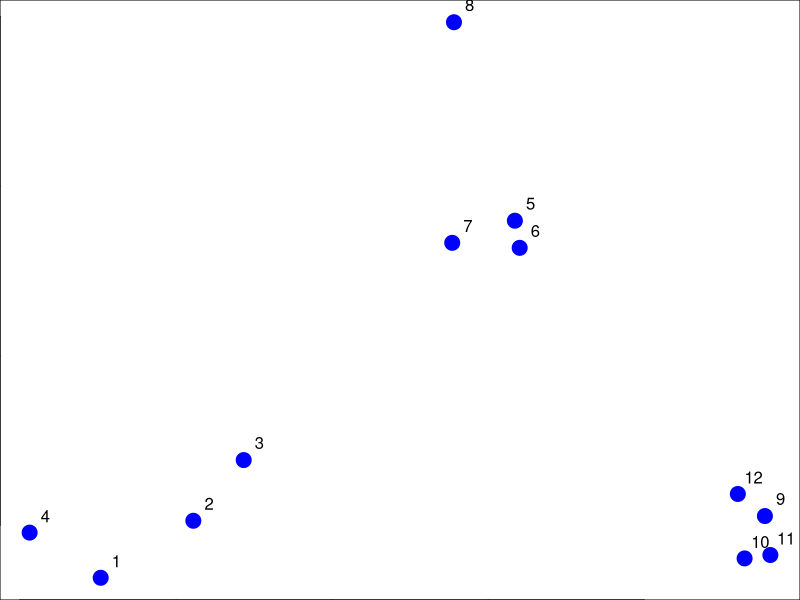
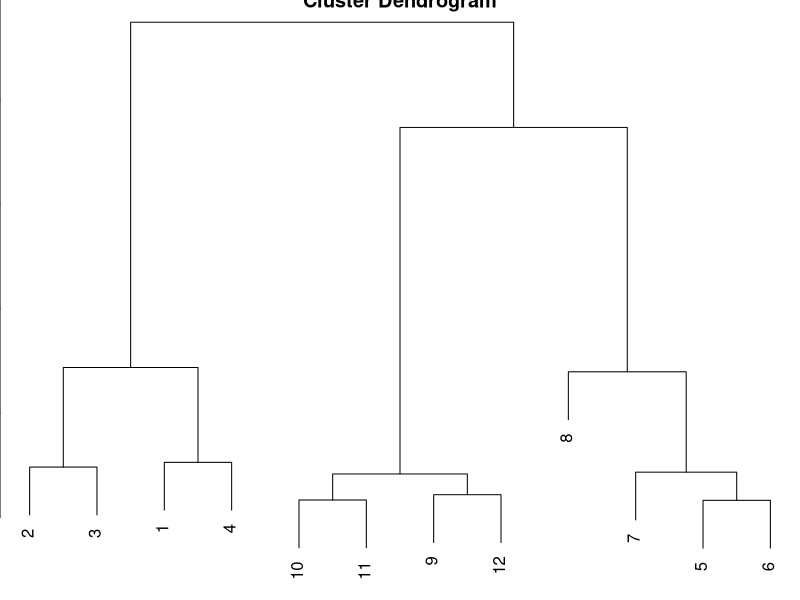
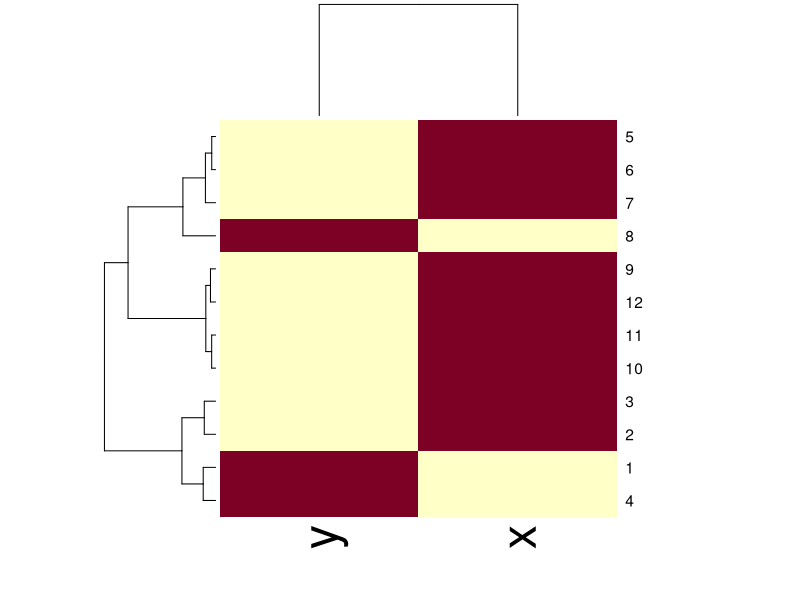

These figures' R source, in order:
###################### CLUSTERED DATA ######################

set.seed(1234)
par(mar = c(0, 0, 0, 0))
x <- rnorm(12, mean = rep(1:3, each = 4), sd = 0.2)
y <- rnorm(12, mean = rep(c(1,2,1), each = 4), sd = 0.2)
plot(x, y, col = "blue", pch = 19, cex = 2)
text(x + 0.05, y + 0.05, labels = as.character(1:12))

#################### FINDING DISTANCES ####################

dataFrame <- data.frame(x = x, y = y)
distxy <- dist(dataFrame)
class(distxy)

######################## CLUSTERING ########################

h_clustering <- hclust(distxy)
class(distxy)
plot(h_clustering)

######################### HEATMAPS #########################

set.seed(143)
dataMatrix <- as.matrix(dataFrame)
heatmap(dataMatrix)
dataFrame